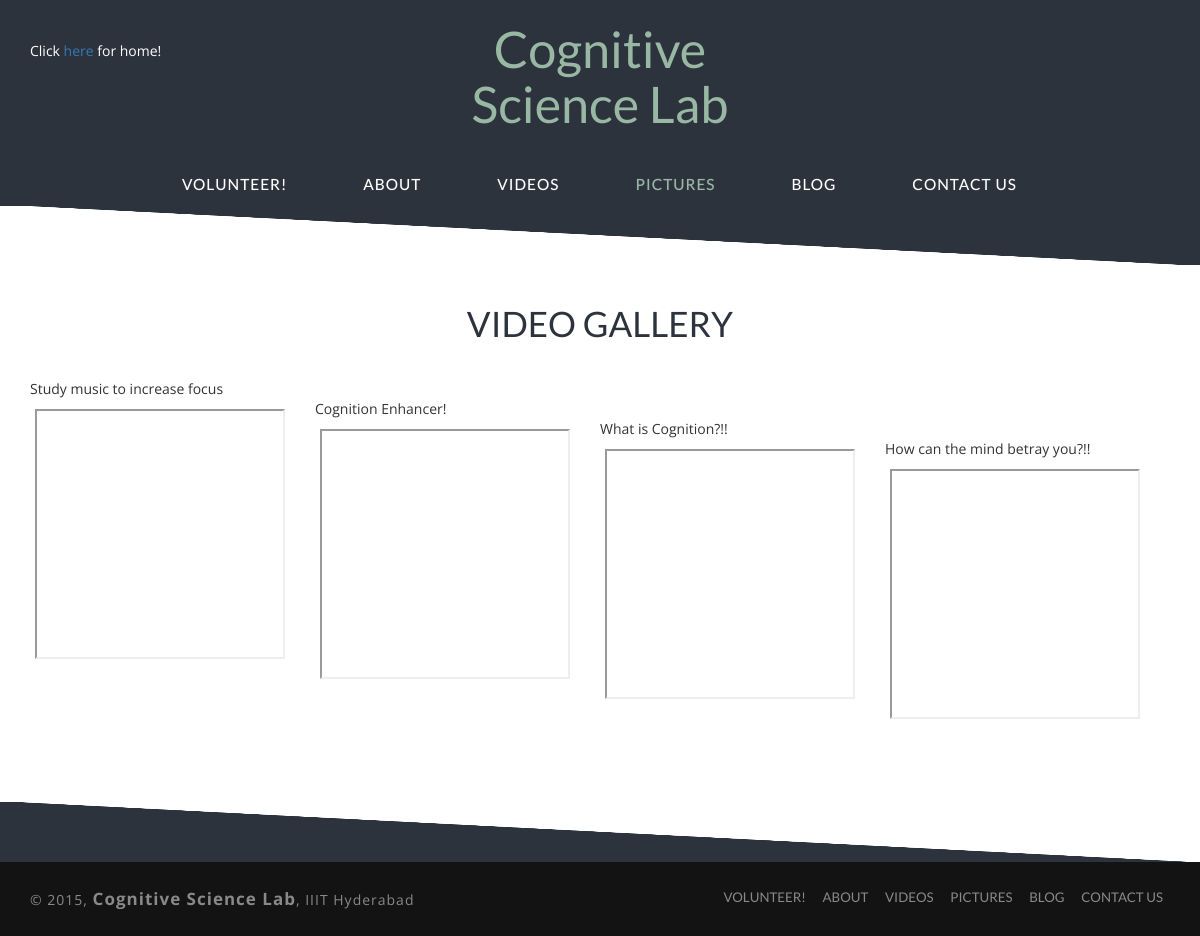
The page /videos on the database its author committed.
### labs/models.py (models this page shows)
class Video(models.Model):
	description = models.CharField(max_length = 200)
	video_id = models.CharField(max_length = 100, help_text = "copy the video id given in the url. write xyz if v='xyz' in the video url.")
	uploaded_by = models.ForeignKey(User)
	time_uploaded = models.DateTimeField(default = timezone.now)

### labs/views.py (the view)
# urls.py: url(r'^videos', views.videos, name='videos'),
def videos(request):
	video_list = Video.objects.order_by('-time_uploaded')
	context = {'video_list' : video_list}
	return render(request, 'labs/video.html', context)

### labs/templates/labs/video.html (shortened to what this page needs)
<!DOCTYPE html>
<html lang="en">
<head>
<link rel="stylesheet" type="text/css" href="https://maxcdn.bootstrapcdn.com/bootstrap/3.3.5/css/bootstrap.min.css">
<link href="/static/labs/gallery/css/bootstrap.css" rel='stylesheet' type='text/css' />
<link href="/static/labs/gallery/css/style.css" rel="stylesheet" type="text/css" media="all" />
<link rel="stylesheet" href="/static/labs/gallery/css/lightbox.css" type="text/css" media="all" />
</head>
<body>
	<div class="header">
		<div class="container">
			<div class="header-top">
				<p>Click <a href="../">here</a> for home!</p>
				<div class="logo">
					<h1 align="center"><a href="../">Cognitive Science Lab</a></h1>
				</div>
				<div class="clearfix"></div>
			</div>
			<div class="navigation">
					<nav class="navbar navbar-default">
						<div class="collapse navbar-collapse nav-wil" id="bs-example-navbar-collapse-1">
							  <ul class="nav navbar-nav">
								<li><a href="/volunteer">Volunteer! <span class="sr-only">(current)</span></a></li>
								<li><a href="/about">ABOUT</a></li>
								<li><a href="/videos">Videos</a></li>
								<li class="active"><a href="/gallery">Pictures</a></li>
								<li><a href="/posts">Blog</a></li>
								<li><a href="/contact">Contact Us</a></li>
							  </ul>
						</div>
					</nav>
			</div>
		</div>
	</div>
		<div class="content">
<div class="gallery">
		<div class="container">
			<h2 class="heading text-center">Video Gallery</h2>
			<div class="gallery-bottom">
					{% if video_list %}
{% for video in video_list %}
		<p> {{video.description}} </p>
		<div class="col-md-3 gallery-grid">
		<iframe id="player" type="text/html" width="250" height="250"
src="http://www.youtube.com/embed/{{video.video_id}}"
frameborder="1">
</iframe>
		</div>
	{% endfor %}
{% else %}
	<p> Nothing to display </p>
{% endif %}
					<div class="clearfix"></div>
				</div>
		 </div>
	 </div>
	</div>
	<div class="footer">
		<br>
		<br>
		<div class="footer-bottom">
			<div class="container">
				<div class="copyrights text-center">
					<p>© 2015, <span id="logo" style="display:inline;font-size:17px;"><b>Cognitive Science Lab</b></span>, IIIT Hyderabad</p>
				</div>
				<div class="footer-nav">
					<ul>
						<li><a href="/volunteer">Volunteer! <span class="sr-only">(current)</span></a></li>
						<li><a href="/about">ABOUT</a></li>
						<li><a href="/videos">Videos</a></li>
						<li><a href="/gallery">Pictures</a></li>
						<li><a href="/posts">Blog</a></li>
						<li><a href="/contact">Contact Us</a></li>
					</ul>
				</div>
				<div class="clearfix"></div>
			</div>
		</div>
	</div>
</body>
</html>

### labs/static/labs/gallery/css/style.css (style rules this page uses)
body { padding:0; margin:0; font-family: 'Lato-Regular'; background:#fff; }
body a { transition:0.5s all; -webkit-transition:0.5s all; -moz-transition:0.5s all; -o-transition:0.5s all; -ms-transition:0.5s all; }
h1,h2,h3,h4,h5,h6 { margin:0; }
p { margin:0; font-family: 'Open Sans', sans-serif; }
ul { margin:0; padding:0; }
.header { background-color: #2c333d; padding: 2em 0 1em 0; position: relative; }
.header:after { content: ''; position: absolute; background: url(../images/cutter.png)no-repeat; background-size: 100% 100%; height: 60px; z-index: 9; top: 99.52%; width: 100%; }
.header-top p { float: left; width: 33.333%; color:#fff; font-size: 1em; margin-top: 1.4em; }
.logo { float:left; width:33.333%; text-align: n:center; }
.logo h1 a { text-decoration:none; color:#98b8a4; font-size: 1.4em; }
.navigation { width: 80%; margin: 3em auto 0; }
.navbar { border-radius: 0px; -webkit-border-radius: 0px; -o-border-radius: 0px; -moz-border-radius: 0px; -ms-border-radius: 0px; }
.nav-wil { padding:0; }
.navbar-default .navbar-nav > li > a { text-transform: uppercase; background: none; color: #fff; font-size: 1.1em; letter-spacing: 1px; font-weight: 400; }
.nav > li > a { padding: 0 !important; }
.navbar-nav { background:#2c333d; float: none; margin: 0; }
.navbar-default .navbar-nav > .active > a, .navbar-default .navbar-nav > .active > a:hover, .navbar-default .navbar-nav > .active > a:focus { color: #98b8a4; background: #2c333d; }
.navbar-default .navbar-collapse { background:#fff; border-color: #fbfbfb; }
.navbar { margin-bottom: 0px; border:none; min-height: 25px; }
.navbar-nav > li { text-align:center; margin:0 38px; }
nav a { position: relative; display: inline-block; outline: none; color: #fff; text-decoration: none; text-transform: uppercase; letter-spacing: 1px; font-weight: 400; text-shadow: 0 0 1px rgba(255,255,255,0.3); font-size: 1.35em; }
.navbar-default { background-color: #2c333d; border-color: #fff; }
.footer { position: relative; }
.footer:before { content: ''; position: absolute; background: url(../images/cutter.png)no-repeat; background-size: 100% 100%; height: 60px; z-index: 9; top: -16.2%; width: 100%; transform: rotate(180deg); -webkit-transform: rotate(180deg); -o-transform: rotate(180deg); -moz-transform: rotate(180deg); -ms-transform: rotate(180deg); }
.footer-bottom { background:#131313; padding:1.8em 0; }
.copyrights p { color:#898989; font-size:1em; font-weight:400; letter-spacing: 1px; }
.copyrights { float: left; }
.footer-nav { float: right; }
.footer-nav ul li { margin:0 0.5em; display:inline-block; }
.footer-nav ul li a { text-decoration:none; text-transform:uppercase; color:#898989; font-size:0.95em; }
h2.heading { margin: 0 0px 0.3em 0; color: #2C333D; font-size: 2.5em; text-transform: uppercase; }
.grid_5 h1, h2, h3, h4, h5, h6 { padding: 12px 0; padding: 0; }
.gallery { padding: 8em 0; }
.gallery-bottom { margin-top:2.6em; }
.gallery-grid { padding: 0 5px; margin-top: 10px; }
@media screen and (max-width: 1366px) { .footer:before { top: -17.5%; } }
@media screen and (max-width: 1280px) { .header { padding: 1.5em 0 0.5em 0; } }
@media screen and (max-width: 1280px) { .about-section,.short-codes,.gallery,.blog,.single-page,.contact-section { padding: 7em 0; } }

### labs/static/labs/gallery/css/lightbox.css (style rules this page uses)
body:after { display: none; }

### rows shown on the page
Video: description "Study music to increase focus"
Video: description "Cognition Enhancer!"
Video: description "What is Cognition?!!"
Video: description "How can the mind betray you?!!"
